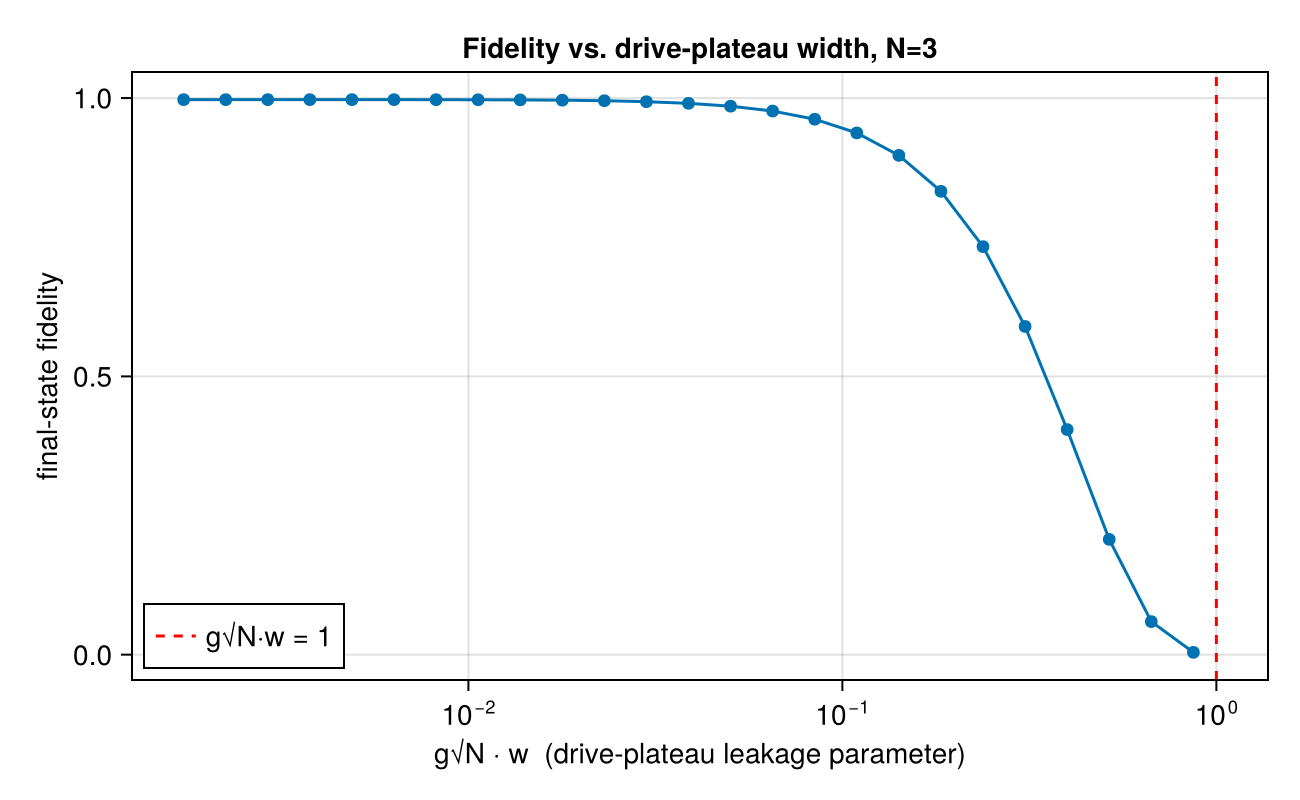

Recreate this plot in Julia.
include("system.jl")
include("resonant_drive.jl")
using CairoMakie, Printf

# Numerically checks the validity bound argued in README.md/resonant_drive.jl:
# fidelity should stay high as long as g*sqrt(N)*w << 1, and degrade once the
# drive plateau is no longer fast compared to the local vacuum-Rabi period.
N = 3
g = 1.0
ws = exp10.(range(-3, -0.3, length=25))

function fidelity_at(N, g, w)
    r = run_fock_prep(N, fock_ladder_hamiltonian_resonant; g, w, nmax_margin=6)
    qb, ob = getsubsystem(r.cs, :qubit).basis, getsubsystem(r.cs, :osc).basis
    check_fock_cutoff(r.cs, :osc, r.states)
    target = spindown(qb) ⊗ fockstate(ob, N)
    abs2(dagger(target) * r.states[end])
end

fids = [fidelity_at(N, g, w) for w in ws]
leakage_param = g * sqrt(N) .* ws

fig = Figure(size=(650, 400))
ax = Axis(fig[1, 1], xlabel="g√N · w  (drive-plateau leakage parameter)",
          ylabel="final-state fidelity", xscale=log10,
          title="Fidelity vs. drive-plateau width, N=$N")
scatterlines!(ax, leakage_param, fids)
vlines!(ax, [1.0], color=:red, linestyle=:dash, label="g√N·w = 1")
axislegend(ax, position=:lb)

save("leakage_scan.png", fig)

println("w         g√N·w      fidelity")
for (w, lp, f) in zip(ws, leakage_param, fids)
    @printf("%.5f   %.4f     %.5f\n", w, lp, f)
end
